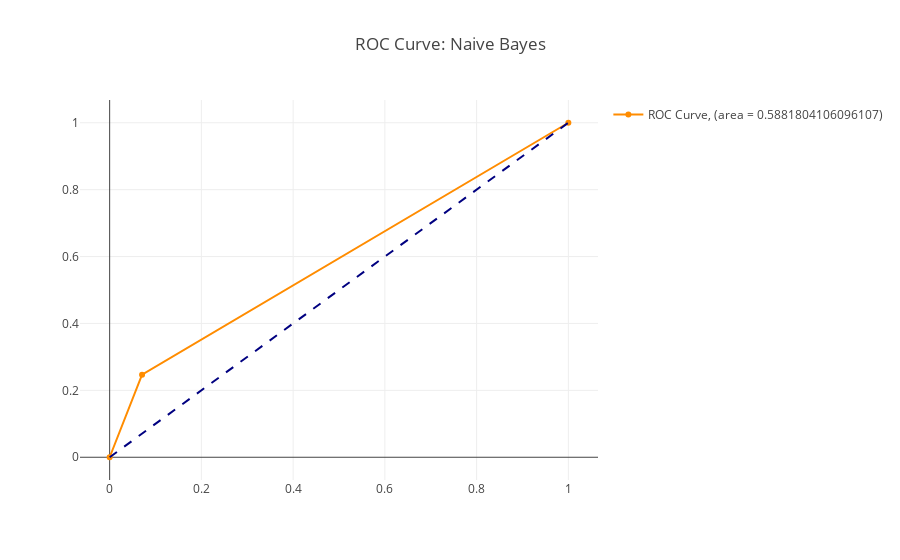

Notebook code cell kept with this figure:
### Code cell
# predicted y probabilties
trace0 = go.Scatter(
    x = fpr_nb,
    y = tpr_nb,
    mode = 'markers+lines',
    line=dict(color='darkorange', width=2),
    name = 'ROC Curve, (area = {})'.format(auc_score_nb)
)

trace1 = go.Scatter(
    x=[0, 1], y=[0, 1], 
    mode='lines', 
    line=dict(color='navy', width=2, dash='dash'),
    showlegend=False)

data = [trace0, trace1]

title = 'ROC Curve: Naive Bayes'
fig = go.Figure(data=data, layout = {'title':title})

iplot(fig)
pio.write_image(fig, plt_filepath+title+'.png')

### Figure 1 — Plotly figure (JSON) as saved in the notebook; plotly's stock layout.template omitted (floating-point values rounded to 4 significant figures)
{"data": [{"line": {"color": "darkorange", "width": 2}, "mode": "markers+lines", "name": "ROC Curve, (area = 0.5881804106096107)", "type": "scatter", "uid": "fe704d2f-b8d1-49ab-b64f-da2abe585faa", "x": [0, 0.07062, 1], "y": [0, 0.247, 1]}, {"line": {"color": "navy", "dash": "dash", "width": 2}, "mode": "lines", "showlegend": false, "type": "scatter", "uid": "b3f34b9e-9859-4096-b44a-9a660783f13f", "x": [0, 1], "y": [0, 1]}], "layout": {"autosize": true, "title": {"text": "ROC Curve: Naive Bayes"}, "xaxis": {"autorange": true, "range": [-0.06118, 1.061], "type": "linear"}, "yaxis": {"autorange": true, "range": [-0.07325, 1.073], "type": "linear"}}}
